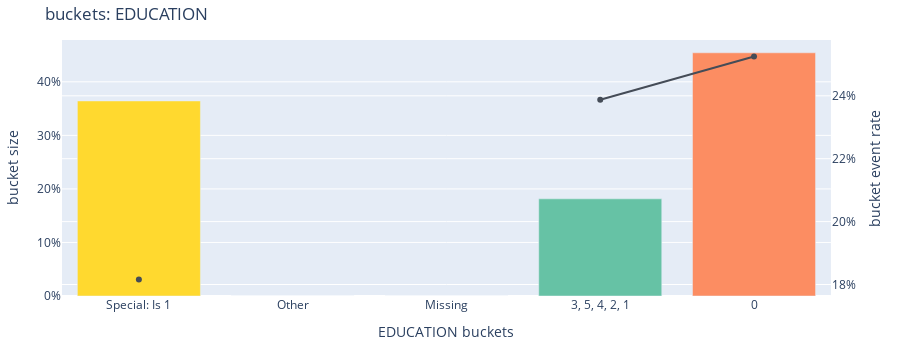

Source (notebook cell):
### Code cell
bucketing_process.plot_bucket("EDUCATION")

### Figure 1 — Plotly figure (JSON) as saved in the notebook; plotly's stock layout.template omitted (floating-point values rounded to 4 significant figures)
{"data": [{"line": {"color": "#454c57"}, "name": "Event Rate", "type": "scatter", "x": ["Special: Is 1", "Other", "Missing", "3, 5, 4, 2, 1", "0"], "xaxis": "x", "y": [0.1816, null, null, 0.2388, 0.2525], "yaxis": "y2"}, {"marker": {"color": ["rgb(255,217,47)", "rgb(229,196,148)", "rgb(179,179,179)", "rgb(102,194,165)", "rgb(252,141,98)"]}, "name": "Bucket count percentage", "type": "bar", "x": ["Special: Is 1", "Other", "Missing", "3, 5, 4, 2, 1", "0"], "xaxis": "x", "y": [0.3643, 0, 0, 0.1815, 0.4542], "yaxis": "y"}], "layout": {"height": 350, "margin": {"b": 20, "l": 20, "r": 20, "t": 40}, "showlegend": false, "title": {"text": "buckets: EDUCATION"}, "transition": {"duration": 50}, "xaxis": {"anchor": "y", "domain": [0, 0.94], "title": {"text": "EDUCATION buckets"}, "type": "category"}, "yaxis": {"anchor": "x", "domain": [0, 1], "tickformat": ",.0%", "title": {"text": "bucket size"}}, "yaxis2": {"anchor": "x", "overlaying": "y", "side": "right", "tickformat": ",.0%", "title": {"text": "bucket event rate"}}}}
